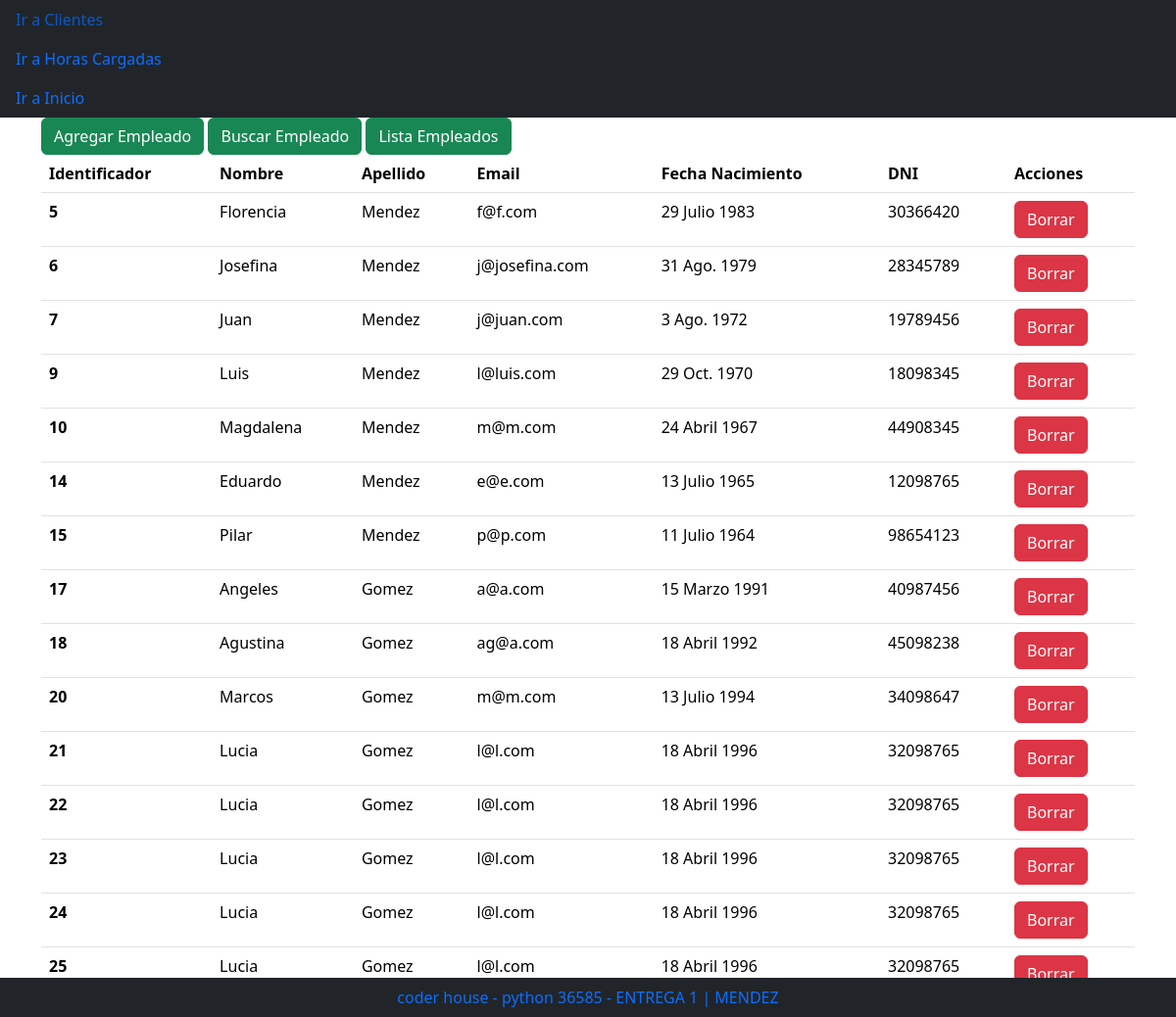
Page /empleados/ on the earlier database version.
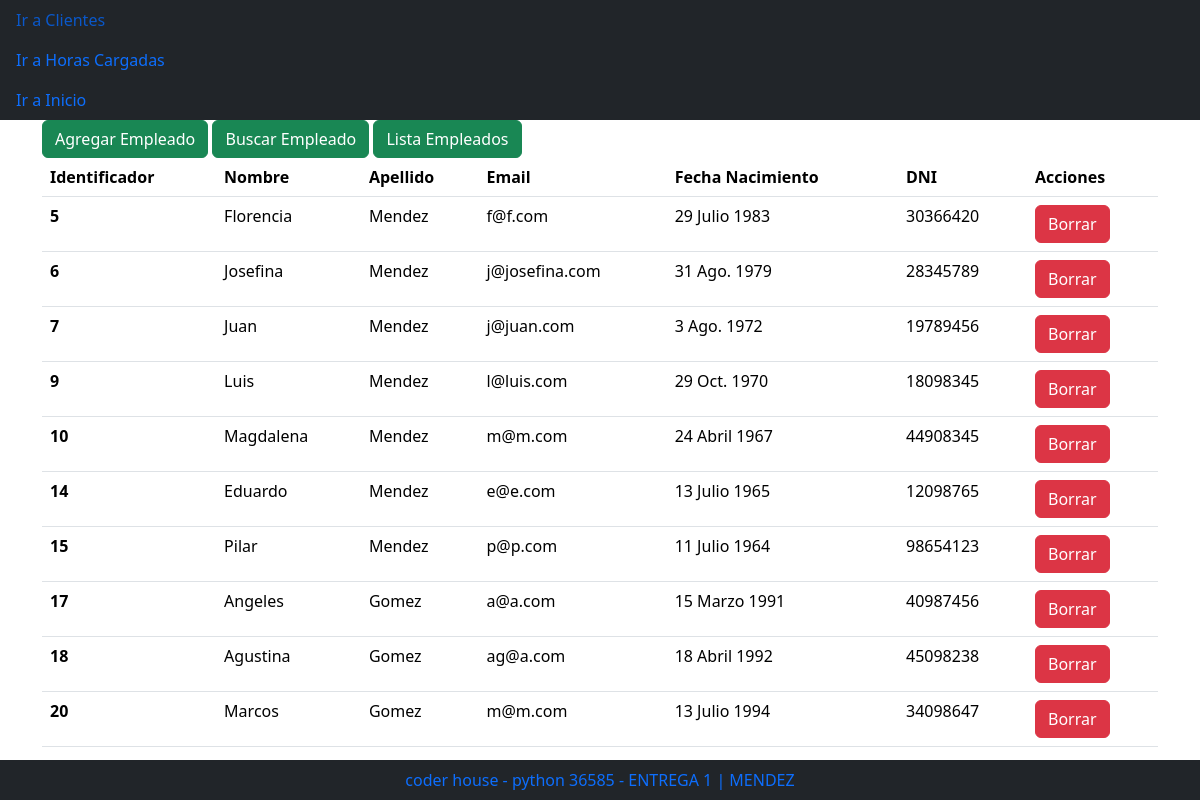
Same page on the later database version.
### familia/models.py (models this page shows)
class Empleado(models.Model):
    nombre = models.CharField(max_length=100)
    apellido = models.CharField(max_length=100)
    email = models.CharField(max_length=100)
    fecha_nacimiento = models.DateField()
    dni = models.IntegerField()

### familia/views.py (the view)
# urls.py: path('empleados/', views.ir_a_empleados, name="empleados"),
def ir_a_empleados(request):
    empleados = Empleado.objects.all()
    template = loader.get_template('empleados/lista_empleados.html')
    context = {
        'empleados': empleados,
    }
    return HttpResponse(template.render(context, request))

### familia/templates/empleados/lista_empleados.html
{% extends "empleados/base_empleados.html" %}
{% load bootstrap5 %}
{% block cuerpo %}
<div class="container">
  <div class="row">
    <div class="col">
      {% url 'agregar_empleado' as agregar_empleado_url %}
      {% url 'buscar_empleado' as buscar_empleado_url %}
      {% url 'empleados' as empleados_url %}
      {% bootstrap_button "Agregar Empleado" button_class="btn-success" button_type="link" href=agregar_empleado_url %}
      {% bootstrap_button "Buscar Empleado" button_class="btn-success" button_type="link" href=buscar_empleado_url %}
      {% bootstrap_button "Lista Empleados" button_class="btn-success" button_type="link" href=empleados_url %}
    <div>
  <div>
  <div class="row">
    <div class="col">
        {% if empleados %}
        <table class="table">
            <thead>
                <th scope="col">Identificador</th>
                <th scope="col">Nombre</th>
                <th scope="col">Apellido</th>
                <th scope="col">Email</th>
                <th scope="col">Fecha Nacimiento</th>
                <th scope="col">DNI</th>
                <th scope="col">Acciones</th>
            </thead>
            {% for e in empleados %}
            <tbody>
                <tr>
                    <th scope="row">{{e.id}} </th>
                    <td> {{e.nombre}} </td>
                    <td> {{e.apellido}} </td>
                    <td> {{e.email}} </td>
                    <td> {{e.fecha_nacimiento}} </td>
                    <td> {{e.dni}} </td>
                    {% url 'borrar_empleado' identificador=e.id as borrar_empleado_url %}
                    <td>{% bootstrap_button "Borrar" size="sm" button_class="btn-danger" button_type="link" href=borrar_empleado_url %}</td>
                </tr>
            </tbody>
            {% endfor %}
        </table>
        {% else %}
            <p>No tienes empleados cargados</p>
        {% endif %}
    </div>
  </div>
</div>
{% endblock %}

### familia/templates/empleados/base_empleados.html (shortened to what this page needs)
{% load bootstrap5 %}
{% bootstrap_css %}
<ul class="nav bg-dark fixed">
  <li class="nav-item">
    <a class="nav-link active" href="{%url  'clientes' %}"> Ir a Clientes</a>
    <a class="nav-link active" href="{%url  'horas_clientes' %}"> Ir a Horas Cargadas</a>
    <a class="nav-link active" href="{%url  'home' %}"> Ir a Inicio</a>
  </li>
</ul>
{% block  cuerpo %}
{% endblock %}
<ul class="nav bg-dark fixed-bottom justify-content-center">
  <li class="nav-item">
    <a class="nav-link active" href="/home">coder house - python 36585 - ENTREGA 1 | MENDEZ</a>
  </li>
</ul>

Differences in the rows shown:
removed Empleado: id "21", nombre "Lucia", apellido "Gomez", email "l@l.com", fecha_nacimiento "18 Abril 1996", dni "32098765", bootstrap_button "Borrar"
removed Empleado: id "22", nombre "Lucia", apellido "Gomez", email "l@l.com", fecha_nacimiento "18 Abril 1996", dni "32098765", bootstrap_button "Borrar"
removed Empleado: id "23", nombre "Lucia", apellido "Gomez", email "l@l.com", fecha_nacimiento "18 Abril 1996", dni "32098765", bootstrap_button "Borrar"
removed Empleado: id "24", nombre "Lucia", apellido "Gomez", email "l@l.com", fecha_nacimiento "18 Abril 1996", dni "32098765", bootstrap_button "Borrar"
removed Empleado: id "25", nombre "Lucia", apellido "Gomez", email "l@l.com", fecha_nacimiento "18 Abril 1996", dni "32098765", bootstrap_button "Borrar"
